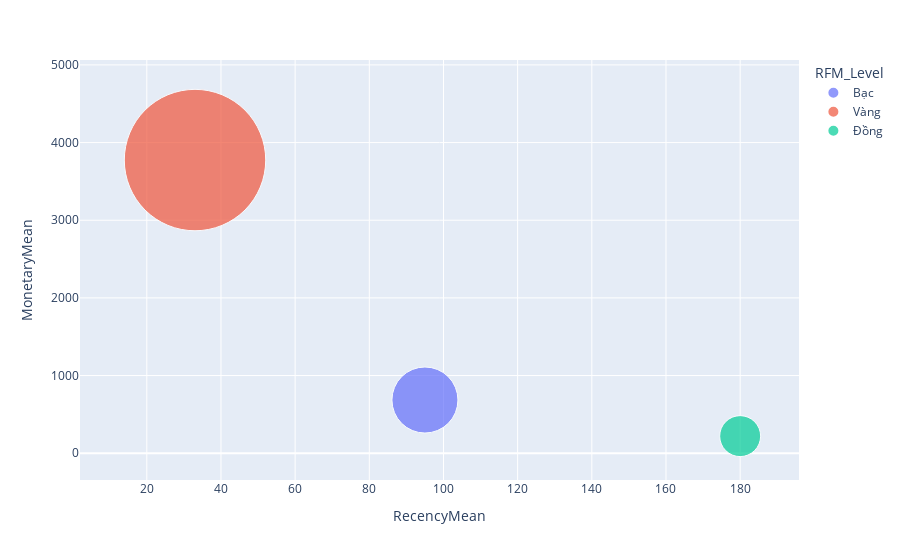

The notebook cell this image was saved under:
### Code cell
fig = px.scatter(rfm_level_agg,x = 'RecencyMean',y='MonetaryMean',size = 'FrequencyMean',color='RFM_Level',hover_name='RFM_Level',size_max=100)
fig.show()

### Figure 1 — Plotly figure (JSON) as saved in the notebook; plotly's stock layout.template omitted (floating-point values rounded to 4 significant figures)
{"data": [{"hovertemplate": "<b>%{hovertext}</b><br><br>RFM_Level=Bạc<br>RecencyMean=%{x}<br>MonetaryMean=%{y}<br>FrequencyMean=%{marker.size}<extra></extra>", "hovertext": ["Bạc"], "legendgroup": "Bạc", "marker": {"color": "#636efa", "size": [39], "sizemode": "area", "sizeref": 0.0179, "symbol": "circle"}, "mode": "markers", "name": "Bạc", "orientation": "v", "showlegend": true, "type": "scatter", "x": [95], "xaxis": "x", "y": [685], "yaxis": "y"}, {"hovertemplate": "<b>%{hovertext}</b><br><br>RFM_Level=Vàng<br>RecencyMean=%{x}<br>MonetaryMean=%{y}<br>FrequencyMean=%{marker.size}<extra></extra>", "hovertext": ["Vàng"], "legendgroup": "Vàng", "marker": {"color": "#EF553B", "size": [179], "sizemode": "area", "sizeref": 0.0179, "symbol": "circle"}, "mode": "markers", "name": "Vàng", "orientation": "v", "showlegend": true, "type": "scatter", "x": [33], "xaxis": "x", "y": [3775], "yaxis": "y"}, {"hovertemplate": "<b>%{hovertext}</b><br><br>RFM_Level=Đồng<br>RecencyMean=%{x}<br>MonetaryMean=%{y}<br>FrequencyMean=%{marker.size}<extra></extra>", "hovertext": ["Đồng"], "legendgroup": "Đồng", "marker": {"color": "#00cc96", "size": [15], "sizemode": "area", "sizeref": 0.0179, "symbol": "circle"}, "mode": "markers", "name": "Đồng", "orientation": "v", "showlegend": true, "type": "scatter", "x": [180], "xaxis": "x", "y": [220], "yaxis": "y"}], "layout": {"legend": {"itemsizing": "constant", "title": {"text": "RFM_Level"}, "tracegroupgap": 0}, "margin": {"t": 60}, "xaxis": {"anchor": "y", "domain": [0, 1], "title": {"text": "RecencyMean"}}, "yaxis": {"anchor": "x", "domain": [0, 1], "title": {"text": "MonetaryMean"}}}}
